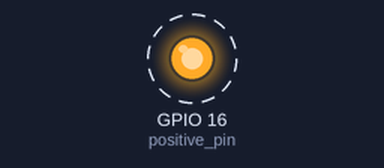
This program was run on a simulated Raspberry Pi (BCM pin numbers). On the bench: output pins drawn as LEDs (lit = HIGH). Dashed ring = blinking. What the program prints to the terminal is not drawn.

Above: at 0.2 s.
Timing chart, 0 to 3.0 s (numbered marks = the images above):
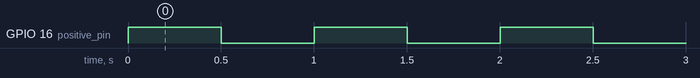

Measured:
- by itself, GPIO 16 (positive_pin): alternates HIGH for 0.50 s and LOW for 0.50 s

The program:

LED_flash.py
```python
# RPi PCB version of LED_flash.py that flashes a single LED on/off

# command to run this script:  python3 ./RPi_maker_PCB5/electronic_basics/LED_flash.py

# the file path ./maker_PCB5 will need to be changed if you have stored your code elsewhere

import RPi.GPIO as GPIO   # this imports the module to allow the GPIO pins to be easily utilised
import time               # this imports the module to allow various time functions to be used
GPIO.setwarnings(False)

# This code sets the RPi to use the BCM (Broadcom) pin numbers which is usually the default but is positively set here
GPIO.setmode(GPIO.BCM)

positive_pin = 16  # this is the GPIO pin that the RED LED positive leg (via the resistor) is connected to

GPIO.setup(positive_pin, GPIO.OUT)  # this sets the GPIO pin to be an output 'type' i.e. it will apply about 3.3V
                                    # to the pin when it is set HIGH (True)


###########
# main code
###########

print (" ")
print ("program running - LED should be flashing: CTRL-C to stop ")
print (" ")

try:           # this loop is not strictly necessary but it does allow the script to be easily stopped with CTRL-C
    while True:  # this is the loop that continuously flashes the LED on and off every half second
        GPIO.output(positive_pin, True)  # LED switched on by making the GPIO go HIGH
        time.sleep(0.5)             # delay 0.5 seconds with it switched on
        GPIO.output(positive_pin, False) # LED switched off by making the GPIO pin go LOW
        time.sleep(0.5)             # delay 0.5 seconds with it switched off before looping back
finally:  # this code is run when the try is interrupted with a CTRL-C
    print(" ")
    print("Cleaning up the GPIO pins before stopping")
    print(" ")
    print(" ")
    print(" ")
    GPIO.cleanup()

# The cleanup command sets all the pins back to inputs which protects the
# Pi from accidental shorts-circuits if something metal touches the GPIO pins.
    
```
